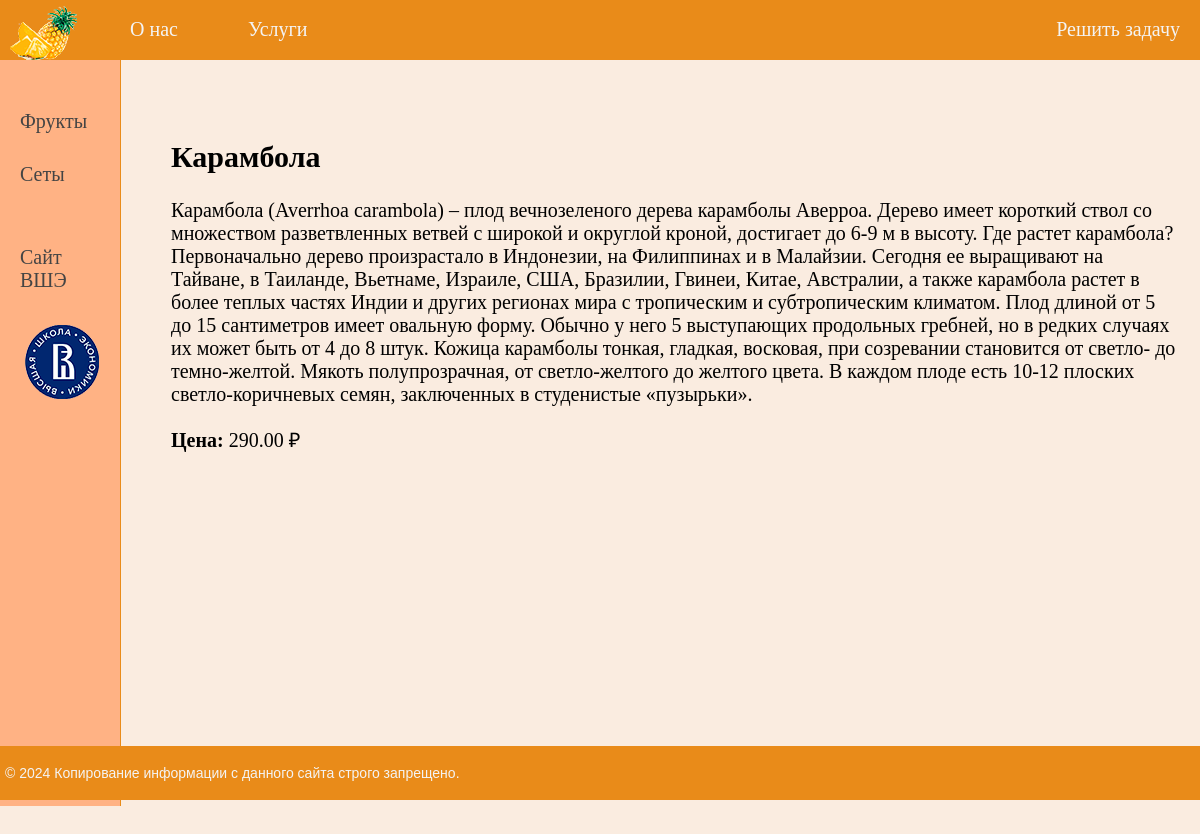
The app's page /post/4/ with its own data.
### fruits/models.py (models this page shows, shortened)
class Fruits(models.Model):
    title = models.CharField(max_length=255)
    content = models.TextField(blank=True)
    photo = models.ImageField(upload_to="photos/%Y/%m/%d")
    time_create = models.DateTimeField(auto_now_add=True)
    time_update = models.DateTimeField(auto_now=True)
    is_published = models.BooleanField(default=True)
    price = models.DecimalField(max_digits=10, decimal_places=2)

### fruits/views.py (the view)
# urls.py: path('post/<int:post_id>/', show_post, name='post'),
def show_post(request, post_id):
    fruit = get_object_or_404(Fruits, pk=post_id)
    context = {
        'fruit': fruit,
        'menu': menu,
        'title': fruit.title,
    }
    return render(request, 'fruits/post.html', context)

### fruits/templates/fruits/post.html
{% extends 'fruits/base.html' %}
{% block content %}
<div class="post-detail">
    <h2>{{ fruit.title }}</h2>
    <p>{{ fruit.content }}</p>
    <p><strong>Цена:</strong> {{ fruit.price }} ₽</p>
</div>
{% endblock %}

### fruits/static/fruits/css/styles.css (style rules this page uses)
html, body { font-family: 'Gilroy'; margin: 0; padding: 0; height: 100%; width: 100%; color: #ddd; background-color: #faece0; }

### records on screen
Fruits: title "Карамбола", content "Карамбола (Averrhoa carambola) – плод вечнозеленого дерева карамболы Аверроа. Дерево имеет короткий ствол со множеством разветвленных ветвей с широкой и округлой кроной, достигает до 6-9 м в высоту. Где растет карамбола? Первоначально дерево произрастало в Индонезии, на Филиппинах и в Малайзии. Сегодня ее выращивают на Тайване, в Таиланде, Вьетнаме, Израиле, США, Бразилии, Гвинеи, Китае, Австралии, а также карамбола растет в более теплых частях Индии и других регионах мира с тропическим и субтропическим климатом. Плод длиной от 5 до 15 сантиметров имеет овальную форму. Обычно у него 5 выступающих продольных гребней, но в редких случаях их может быть от 4 до 8 штук. Кожица карамболы тонкая,…", price "290.00"

### other values on screen
{{ m.title }} "О нас" "Услуги"
{{ m.title }} "Решить задачу"
